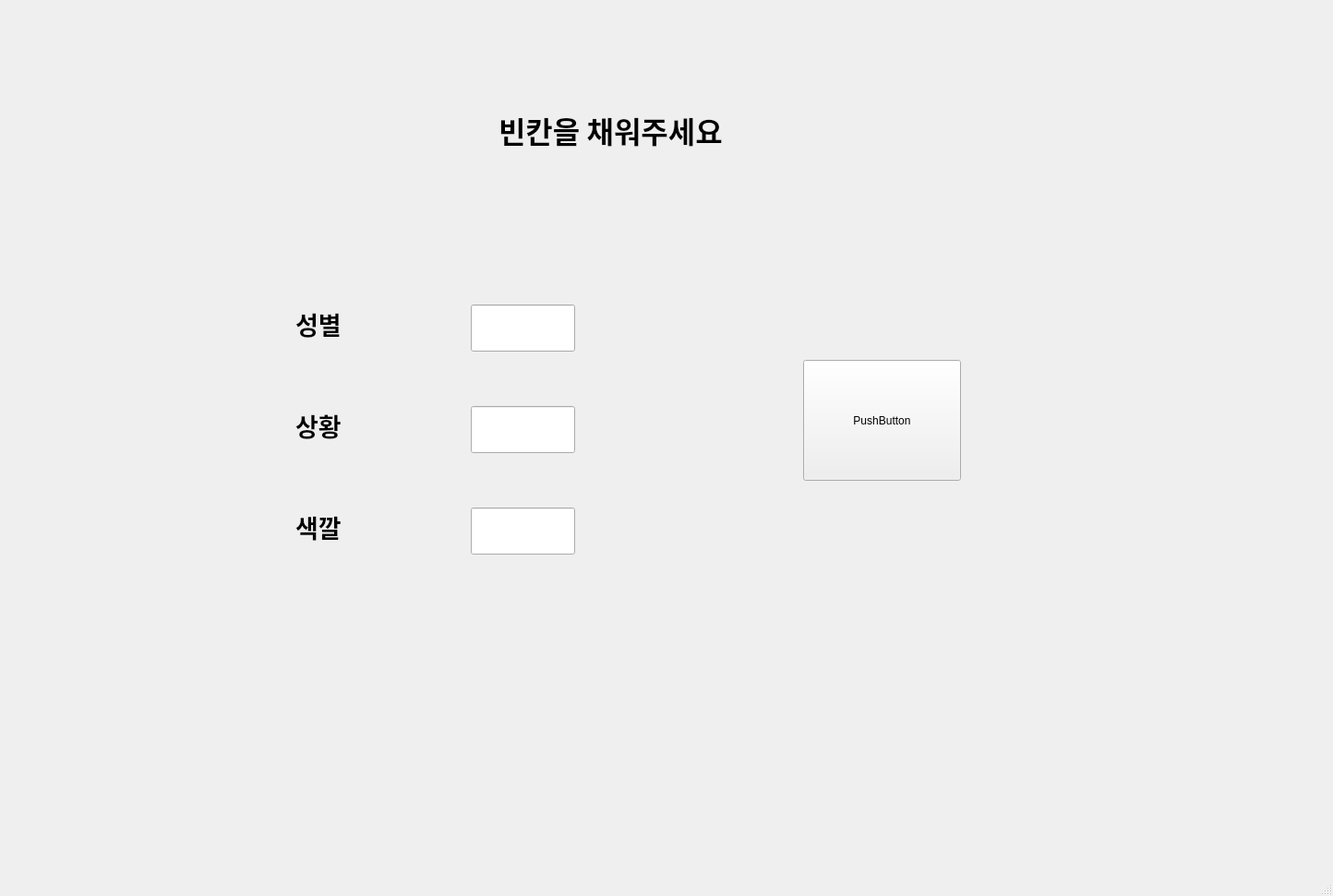
<?xml version="1.0" encoding="UTF-8"?>
<ui version="4.0">
 <class>MainWindow</class>
 <widget class="QMainWindow" name="MainWindow">
  <property name="geometry">
   <rect>
    <x>0</x>
    <y>0</y>
    <width>1444</width>
    <height>971</height>
   </rect>
  </property>
  <property name="windowTitle">
   <string>MainWindow</string>
  </property>
  <widget class="QWidget" name="centralwidget">
   <widget class="QLabel" name="label">
    <property name="geometry">
     <rect>
      <x>320</x>
      <y>330</y>
      <width>121</width>
      <height>41</height>
     </rect>
    </property>
    <property name="font">
     <font>
      <family>함초롬돋움</family>
      <pointsize>20</pointsize>
      <weight>75</weight>
      <bold>true</bold>
     </font>
    </property>
    <property name="text">
     <string>성별</string>
    </property>
   </widget>
   <widget class="QLabel" name="label_2">
    <property name="geometry">
     <rect>
      <x>320</x>
      <y>440</y>
      <width>121</width>
      <height>41</height>
     </rect>
    </property>
    <property name="font">
     <font>
      <family>함초롬돋움</family>
      <pointsize>20</pointsize>
      <weight>75</weight>
      <bold>true</bold>
     </font>
    </property>
    <property name="text">
     <string>상황</string>
    </property>
   </widget>
   <widget class="QLabel" name="label_3">
    <property name="geometry">
     <rect>
      <x>320</x>
      <y>550</y>
      <width>121</width>
      <height>41</height>
     </rect>
    </property>
    <property name="font">
     <font>
      <family>함초롬돋움</family>
      <pointsize>20</pointsize>
      <weight>75</weight>
      <bold>true</bold>
     </font>
    </property>
    <property name="text">
     <string>색깔</string>
    </property>
   </widget>
   <widget class="QLineEdit" name="lineEdit_sex">
    <property name="geometry">
     <rect>
      <x>510</x>
      <y>330</y>
      <width>113</width>
      <height>51</height>
     </rect>
    </property>
    <property name="font">
     <font>
      <family>함초롬돋움</family>
      <pointsize>20</pointsize>
      <weight>75</weight>
      <bold>true</bold>
     </font>
    </property>
   </widget>
   <widget class="QLineEdit" name="lineEdit_recommend">
    <property name="geometry">
     <rect>
      <x>510</x>
      <y>440</y>
      <width>113</width>
      <height>51</height>
     </rect>
    </property>
    <property name="font">
     <font>
      <family>함초롬돋움</family>
      <pointsize>20</pointsize>
      <weight>75</weight>
      <bold>true</bold>
     </font>
    </property>
   </widget>
   <widget class="QLineEdit" name="lineEdit_color">
    <property name="geometry">
     <rect>
      <x>510</x>
      <y>550</y>
      <width>113</width>
      <height>51</height>
     </rect>
    </property>
    <property name="font">
     <font>
      <family>함초롬돋움</family>
      <pointsize>20</pointsize>
      <weight>75</weight>
      <bold>true</bold>
     </font>
    </property>
   </widget>
   <widget class="QPushButton" name="pushButton">
    <property name="geometry">
     <rect>
      <x>870</x>
      <y>390</y>
      <width>171</width>
      <height>131</height>
     </rect>
    </property>
    <property name="text">
     <string>PushButton</string>
    </property>
   </widget>
   <widget class="QLabel" name="label_4">
    <property name="geometry">
     <rect>
      <x>540</x>
      <y>100</y>
      <width>291</width>
      <height>81</height>
     </rect>
    </property>
    <property name="font">
     <font>
      <family>맑은 고딕</family>
      <pointsize>24</pointsize>
      <weight>75</weight>
      <bold>true</bold>
     </font>
    </property>
    <property name="text">
     <string>빈칸을 채워주세요</string>
    </property>
   </widget>
  </widget>
  <widget class="QMenuBar" name="menubar">
   <property name="geometry">
    <rect>
     <x>0</x>
     <y>0</y>
     <width>1444</width>
     <height>21</height>
    </rect>
   </property>
  </widget>
  <widget class="QStatusBar" name="statusbar"/>
 </widget>
 <resources/>
 <connections/>
</ui>
